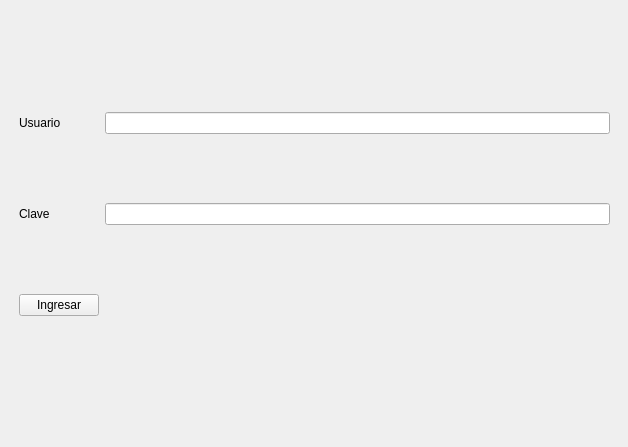
<?xml version="1.0" encoding="UTF-8"?>
<ui version="4.0">
 <class>login</class>
 <widget class="QWidget" name="login">
  <property name="geometry">
   <rect>
    <x>0</x>
    <y>0</y>
    <width>628</width>
    <height>447</height>
   </rect>
  </property>
  <property name="windowTitle">
   <string>login</string>
  </property>
  <widget class="QWidget" name="gridLayoutWidget">
   <property name="geometry">
    <rect>
     <x>19</x>
     <y>49</y>
     <width>591</width>
     <height>331</height>
    </rect>
   </property>
   <layout class="QGridLayout" name="Layout">
    <item row="0" column="0">
     <widget class="QLabel" name="lUsuario">
      <property name="text">
       <string>Usuario</string>
      </property>
     </widget>
    </item>
    <item row="1" column="0">
     <widget class="QLabel" name="lClave">
      <property name="text">
       <string>Clave</string>
      </property>
     </widget>
    </item>
    <item row="1" column="1">
     <widget class="QLineEdit" name="leClave"/>
    </item>
    <item row="0" column="1">
     <widget class="QLineEdit" name="leUsuario"/>
    </item>
    <item row="2" column="0">
     <widget class="QPushButton" name="Ingresar">
      <property name="text">
       <string>Ingresar</string>
      </property>
     </widget>
    </item>
    <item row="2" column="1">
     <spacer name="horizontalSpacer">
      <property name="orientation">
       <enum>Qt::Horizontal</enum>
      </property>
      <property name="sizeHint" stdset="0">
       <size>
        <width>40</width>
        <height>20</height>
       </size>
      </property>
     </spacer>
    </item>
   </layout>
  </widget>
 </widget>
 <resources/>
 <connections/>
</ui>
